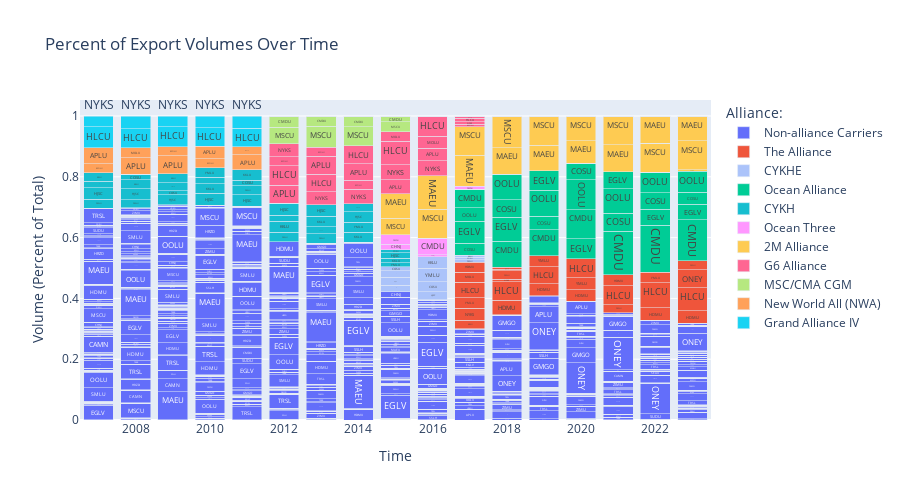

Notebook cell for this chart:
### Code cell
df = (
    main_lf
    #group by alliance, scac, and year
    .group_by('alliance', 'scac', 'year')
    .agg(pl.col('teus').sum())
    #get proportion 
    .with_columns((pl.col('teus')/pl.col('teus').sum().over('year')).alias('prop_volume'))
    .collect()
)

#plot
fig = px.bar(
    df, x='year', y='prop_volume',
    color='alliance',
    text='scac', 
    barmode='stack',  
    title='Percent of Export Volumes Over Time',
    width=900,
    height=500,
    color_discrete_map={
        'Non-alliance Carriers':'#636EFA',
        'The Alliance':'#EF553B',
        'Ocean Alliance':'#00CC96',
        'CYKHE':'#ABC3FA',
        'New World All (NWA)':'#FFA15A',
        'Grand Alliance IV':'#19D3F3',
        'G6 Alliance':'#FF6692',
        'MSC/CMA CGM':'#B6E880',
        '2M Alliance':'#FECB52',
        'Ocean Three':'#FF97FF',
        'CYKH':'#17BECF',
    },
    labels={
        'alliance':'Alliance:',
        'prop_volume':'Volume (Percent of Total)',
        'year':'Time'
    },
    category_orders={
        'alliance':[
            'Non-alliance Carriers', 'The Alliance', 'CYKHE', 'Ocean Alliance',  
            'CYKH', 'Ocean Three', '2M Alliance', 'G6 Alliance', 'MSC/CMA CGM', 'New World All (NWA)', 'Grand Alliance IV'
        ]
    }
    )

fig.show()

### Figure 1 — Plotly figure (JSON) as saved in the notebook; plotly's stock layout.template omitted (floating-point values rounded to 4 significant figures; data arrays with more than 128 entries replaced by an {"elided": "..."} marker saying what was removed)
{"data": [{"alignmentgroup": "True", "hovertemplate": "Alliance:=Non-alliance Carriers<br>Time=%{x}<br>Volume (Percent of Total)=%{y}<br>scac=%{text}<extra></extra>", "legendgroup": "Non-alliance Carriers", "marker": {"color": "#636EFA", "pattern": {"shape": ""}}, "name": "Non-alliance Carriers", "offsetgroup": "Non-alliance Carriers", "orientation": "v", "showlegend": true, "text": {"elided": "2763 str values"}, "textposition": "auto", "type": "bar", "x": {"elided": "2763 int values"}, "xaxis": "x", "y": {"elided": "2763 float values"}, "yaxis": "y"}, {"alignmentgroup": "True", "hovertemplate": "Alliance:=The Alliance<br>Time=%{x}<br>Volume (Percent of Total)=%{y}<br>scac=%{text}<extra></extra>", "legendgroup": "The Alliance", "marker": {"color": "#EF553B", "pattern": {"shape": ""}}, "name": "The Alliance", "offsetgroup": "The Alliance", "orientation": "v", "showlegend": true, "text": ["NYKS", "KKLU", "HDMU", "KKLU", "KKLU", "KKLU", "HDMU", "NYKS", "MOLU", "MOLU", "HDMU", "MOLU", "KKLU", "KKLU", "KKLU", "NYKS", "HDMU", "HLCU", "MOLU", "KKLU", "KKLU", "YMLU", "KKLU", "NYKS", "MOLU", "MOLU", "NYKS", "HLCU", "NYKS", "HDMU", "MOLU", "YMLU", "HLCU", "MOLU", "HLCU", "NYKS", "NYKS", "NYKS", "NYKS", "MOLU", "YMLU", "ONEY", "HDMU", "NYKS", "HDMU", "HLCU", "YMLU", "KKLU", "MOLU", "HLCU", "KKLU", "HDMU", "NYKS", "YMLU", "MOLU", "MOLU", "KKLU", "KKLU", "YMLU", "HLCU", "NYKS", "HLCU", "HDMU", "HDMU", "YMLU", "MOLU", "MOLU", "MOLU", "YMLU", "NYKS", "KKLU"], "textposition": "auto", "type": "bar", "x": [2021, 2009, 2020, 2014, 2021, 2017, 2023, 2012, 2023, 2022, 2010, 2009, 2019, 2011, 2023, 2015, 2018, 2018, 2019, 2012, 2013, 2021, 2015, 2022, 2011, 2007, 2017, 2021, 2014, 2019, 2008, 2017, 2019, 2021, 2023, 2008, 2020, 2009, 2018, 2016, 2018, 2023, 2022, 2016, 2014, 2017, 2023, 2010, 2017, 2022, 2016, 2015, 2023, 2020, 2012, 2013, 2020, 2022, 2015, 2020, 2019, 2016, 2017, 2021, 2022, 2018, 2020, 2015, 2019, 2010, 2018], "xaxis": "x", "y": [0.0002862, 4.522e-07, 0.03831, 3.384e-06, 0.0002078, 0.02765, 0.04029, 8.111e-07, 0.0001199, 0.0003634, 9.415e-07, 4.522e-07, 0.0001802, 1.3e-06, 8.898e-05, 4.33e-07, 0.0466, 0.06131, 1.736e-05, 2.839e-06, 3.433e-06, 0.02685, 6.495e-07, 0.0001414, 1.3e-06, 1.87e-06, 0.03982, 0.06118, 5.206e-06, 0.03927, 4.024e-07, 0.0338, 0.05694, 0.0004176, 0.07615, 8.048e-07, 0.0002659, 4.522e-07, 0.008217, 5.177e-06, 0.02772, 0.05907, 0.03982, 4.314e-07, 2.603e-07, 0.05203, 0.02994, 3.766e-06, 0.03259, 0.08349, 2.157e-07, 4.33e-07, 7.753e-05, 0.03842, 8.111e-07, 9.362e-07, 0.0001851, 0.0001877, 1.202e-06, 0.06233, 0.0003062, 5.088e-06, 0.03272, 0.03584, 0.03399, 0.006193, 1.881e-05, 1.949e-06, 0.03613, 2.354e-06, 0.006572], "yaxis": "y"}, {"alignmentgroup": "True", "hovertemplate": "Alliance:=CYKHE<br>Time=%{x}<br>Volume (Percent of Total)=%{y}<br>scac=%{text}<extra></extra>", "legendgroup": "CYKHE", "marker": {"color": "#ABC3FA", "pattern": {"shape": ""}}, "name": "CYKHE", "offsetgroup": "CYKHE", "orientation": "v", "showlegend": true, "text": ["YMLU", "KKLU", "KKLU", "YMLU", "COSU", "KKLU", "KKLU", "HJSC", "KKLU", "HJSC", "KKLU", "YMLU", "YMLU", "COSU", "KKLU", "YMLU", "COSU", "KKLU", "KKLU", "KKLU", "KKLU"], "textposition": "auto", "type": "bar", "x": [2017, 2014, 2012, 2019, 2017, 2015, 2023, 2015, 2013, 2016, 2011, 2014, 2015, 2016, 2010, 2016, 2015, 2019, 2017, 2016, 2021], "xaxis": "x", "y": [0.008401, 1.041e-06, 4.461e-06, 1.023e-07, 0.007879, 0.02139, 2.744e-07, 0.02634, 3.121e-07, 0.02717, 1.733e-06, 2.603e-07, 0.02059, 0.03306, 1.036e-05, 0.04423, 0.013, 1.036e-06, 0.006996, 0.03804, 2.789e-07], "yaxis": "y"}, {"alignmentgroup": "True", "hovertemplate": "Alliance:=Ocean Alliance<br>Time=%{x}<br>Volume (Percent of Total)=%{y}<br>scac=%{text}<extra></extra>", "legendgroup": "Ocean Alliance", "marker": {"color": "#00CC96", "pattern": {"shape": ""}}, "name": "Ocean Alliance", "offsetgroup": "Ocean Alliance", "orientation": "v", "showlegend": true, "text": ["CMDU", "CMDU", "CMDU", "EGLV", "COSU", "OOLU", "CMDU", "CMDU", "COSU", "CMDU", "CMDU", "EGLV", "EGLV", "COSU", "CMDU", "CMDU", "OOLU", "EGLV", "COSU", "OOLU", "COSU", "COSU", "CMDU", "COSU", "OOLU", "EGLV", "OOLU", "CMDU", "EGLV", "EGLV", "COSU", "OOLU", "OOLU", "OOLU", "CMDU"], "textposition": "auto", "type": "bar", "x": [2008, 2022, 2011, 2022, 2016, 2015, 2021, 2018, 2017, 2014, 2019, 2020, 2018, 2021, 2016, 2020, 2021, 2017, 2022, 2020, 2018, 2020, 2023, 2019, 2019, 2019, 2018, 2013, 2021, 2023, 2023, 2017, 2023, 2022, 2017], "xaxis": "x", "y": [8.048e-07, 0.1537, 4.333e-07, 0.053, 1.043e-06, 2.165e-07, 0.1435, 0.08396, 0.0395, 3.631e-07, 0.08484, 0.06711, 0.0798, 0.05971, 4.314e-07, 0.09431, 0.07965, 0.07162, 0.05525, 0.09857, 0.05717, 0.05556, 0.134, 0.04401, 0.08654, 0.0643, 0.08415, 6.242e-07, 0.05714, 0.0509, 0.0403, 0.04503, 0.06902, 0.06675, 0.06012], "yaxis": "y"}, {"alignmentgroup": "True", "hovertemplate": "Alliance:=CYKH<br>Time=%{x}<br>Volume (Percent of Total)=%{y}<br>scac=%{text}<extra></extra>", "legendgroup": "CYKH", "marker": {"color": "#17BECF", "pattern": {"shape": ""}}, "name": "CYKH", "offsetgroup": "CYKH", "orientation": "v", "showlegend": true, "text": ["YMLU", "HJSC", "YMLU", "HJSC", "YMLU", "YMLU", "COSU", "KKLU", "YMLU", "HJSC", "YMLU", "KKLU", "HJSC", "YMLU", "COSU", "COSU", "COSU", "YMLU", "COSU", "YMLU", "HJSC", "YMLU", "KKLU", "HJSC", "KKLU", "YMLU", "HJSC", "KKLU", "YMLU", "KKLU", "KKLU", "KKLU", "COSU", "COSU", "COSU", "KKLU", "KKLU", "HJSC", "COSU", "HJSC", "YMLU", "KKLU", "KKLU", "COSU"], "textposition": "auto", "type": "bar", "x": [2007, 2009, 2013, 2011, 2015, 2011, 2013, 2014, 2012, 2010, 2008, 2012, 2007, 2014, 2009, 2012, 2016, 2022, 2007, 2016, 2014, 2009, 2015, 2008, 2009, 2017, 2015, 2007, 2020, 2021, 2010, 2013, 2011, 2010, 2015, 2016, 2008, 2012, 2008, 2013, 2010, 2011, 2017, 2014], "xaxis": "x", "y": [0.02894, 0.0328, 0.03124, 0.03791, 0.01376, 0.03038, 0.02321, 0.0337, 0.03093, 0.03882, 0.02712, 0.03609, 0.0385, 0.03215, 0.01426, 0.02009, 1.703e-06, 5.408e-07, 0.02073, 8.359e-07, 0.03517, 0.02657, 0.01464, 0.03525, 0.02914, 7.562e-06, 0.01856, 0.02825, 4.433e-07, 5.579e-07, 0.03251, 0.0342, 0.01805, 0.01997, 0.00993, 9.173e-06, 0.02953, 0.03878, 0.01836, 0.03761, 0.03254, 0.03375, 3.541e-06, 0.02645], "yaxis": "y"}, {"alignmentgroup": "True", "hovertemplate": "Alliance:=Ocean Three<br>Time=%{x}<br>Volume (Percent of Total)=%{y}<br>scac=%{text}<extra></extra>", "legendgroup": "Ocean Three", "marker": {"color": "#FF97FF", "pattern": {"shape": ""}}, "name": "Ocean Three", "offsetgroup": "Ocean Three", "orientation": "v", "showlegend": true, "text": ["UABS", "CHNJ", "CHNJ", "CMDU", "CHNJ", "CMDU", "CMDU", "CMDU", "UABS", "UABS", "CMDU", "CMDU", "CMDU"], "textposition": "auto", "type": "bar", "x": [2015, 2015, 2017, 2020, 2016, 2019, 2022, 2016, 2016, 2017, 2015, 2018, 2017], "xaxis": "x", "y": [1.058e-05, 0.01658, 1.216e-06, 6.65e-07, 0.005898, 1.437e-05, 2.356e-06, 0.05504, 0.0001775, 0.0005117, 0.03129, 4.628e-05, 0.009852], "yaxis": "y"}, {"alignmentgroup": "True", "hovertemplate": "Alliance:=2M Alliance<br>Time=%{x}<br>Volume (Percent of Total)=%{y}<br>scac=%{text}<extra></extra>", "legendgroup": "2M Alliance", "marker": {"color": "#FECB52", "pattern": {"shape": ""}}, "name": "2M Alliance", "offsetgroup": "2M Alliance", "orientation": "v", "showlegend": true, "text": ["MSCU", "SUDU", "MAEU", "MAEU", "SUDU", "MSCU", "MAEU", "MSCU", "MSCU", "SUDU", "MSCU", "MSCU", "MAEU", "MAEU", "SUDU", "MAEU", "MSCU", "MAEU", "MAEU", "MSCU", "MAEU", "MSCU", "MAEU", "MSCU", "MAEU"], "textposition": "auto", "type": "bar", "x": [2022, 2023, 2020, 2009, 2011, 2020, 2021, 2023, 2015, 2022, 2007, 2021, 2012, 2023, 2021, 2022, 2016, 2017, 2019, 2019, 2018, 2017, 2016, 2018, 2015], "xaxis": "x", "y": [0.09605, 0.004641, 0.07417, 9.045e-07, 4.333e-07, 0.08058, 0.08759, 0.09559, 0.05447, 3.203e-06, 4.675e-07, 0.0951, 1.217e-06, 0.08126, 1.982e-06, 0.08899, 0.09398, 0.1029, 0.08345, 0.09589, 0.0878, 0.09314, 0.1114, 0.1038, 0.08175], "yaxis": "y"}, {"alignmentgroup": "True", "hovertemplate": "Alliance:=G6 Alliance<br>Time=%{x}<br>Volume (Percent of Total)=%{y}<br>scac=%{text}<extra></extra>", "legendgroup": "G6 Alliance", "marker": {"color": "#FF6692", "pattern": {"shape": ""}}, "name": "G6 Alliance", "offsetgroup": "G6 Alliance", "orientation": "v", "showlegend": true, "text": ["NYKS", "MOLU", "NYKS", "HLCU", "NYKS", "NYKS", "MOLU", "NYKS", "APLU", "HLCU", "MOLU", "APLU", "NYKS", "MOLU", "MOLU", "APLU", "NYKS", "APLU", "APLU", "APLU", "HLCU", "MOLU", "NYKS", "MOLU", "MOLU", "APLU", "APLU", "NYKS", "MOLU", "MOLU", "MOLU", "MOLU", "HLCU", "APLU", "HLCU", "APLU", "NYKS", "NYKS", "NYKS", "HLCU", "MOLU", "HLCU", "NYKS", "MOLU", "NYKS", "APLU", "MOLU"], "textposition": "auto", "type": "bar", "x": [2014, 2019, 2013, 2013, 2022, 2008, 2009, 2019, 2022, 2010, 2011, 2015, 2015, 2014, 2008, 2014, 2016, 2018, 2013, 2012, 2012, 2017, 2018, 2018, 2012, 2019, 2016, 2009, 2021, 2010, 2007, 2016, 2015, 2021, 2014, 2020, 2012, 2011, 2017, 2017, 2013, 2016, 2021, 2015, 2023, 2017, 2020], "xaxis": "x", "y": [0.04729, 1.555e-06, 0.04317, 0.05813, 2.163e-06, 2.414e-06, 1.357e-06, 1.814e-06, 5.231e-06, 4.707e-07, 2.6e-06, 0.04473, 0.05083, 0.03015, 2.012e-06, 0.05398, 0.04856, 9.506e-07, 0.05835, 0.0595, 0.06471, 0.00774, 1.739e-05, 1.338e-06, 0.02947, 4.909e-06, 0.04154, 8.14e-06, 3.068e-06, 3.295e-06, 4.675e-07, 0.03952, 0.07585, 3.964e-06, 0.0589, 1.856e-06, 0.04253, 1.256e-05, 0.008813, 0.01179, 0.02989, 0.06638, 1.674e-06, 0.0326, 5.489e-07, 0.006795, 8.422e-07], "yaxis": "y"}, {"alignmentgroup": "True", "hovertemplate": "Alliance:=MSC/CMA CGM<br>Time=%{x}<br>Volume (Percent of Total)=%{y}<br>scac=%{text}<extra></extra>", "legendgroup": "MSC/CMA CGM", "marker": {"color": "#B6E880", "pattern": {"shape": ""}}, "name": "MSC/CMA CGM", "offsetgroup": "MSC/CMA CGM", "orientation": "v", "showlegend": true, "text": ["MSCU", "CMDU", "CMDU", "CMDU", "MSCU", "CMDU", "MSCU", "CMDU", "MSCU", "CMDU", "CMDU", "CMDU", "CMDU", "CMDU", "CMDU", "MSCU", "CMDU"], "textposition": "auto", "type": "bar", "x": [2013, 2011, 2021, 2010, 2015, 2018, 2014, 2013, 2016, 2023, 2017, 2014, 2015, 2020, 2019, 2012, 2012], "xaxis": "x", "y": [0.0685, 4.333e-07, 3.083e-06, 4.707e-07, 0.03151, 1.771e-05, 0.06347, 0.03432, 1.788e-06, 1.733e-06, 1.985e-06, 0.03478, 0.01963, 4.211e-06, 6.265e-06, 0.05445, 0.03636], "yaxis": "y"}, {"alignmentgroup": "True", "hovertemplate": "Alliance:=New World All (NWA)<br>Time=%{x}<br>Volume (Percent of Total)=%{y}<br>scac=%{text}<extra></extra>", "legendgroup": "New World All (NWA)", "marker": {"color": "#FFA15A", "pattern": {"shape": ""}}, "name": "New World All (NWA)", "offsetgroup": "New World All (NWA)", "orientation": "v", "showlegend": true, "text": ["APLU", "APLU", "MOLU", "MOLU", "APLU", "APLU", "MOLU", "MOLU", "MOLU", "MOLU", "MOLU", "MOLU", "APLU", "MOLU", "APLU", "APLU", "MOLU", "MOLU", "APLU", "MOLU", "APLU", "APLU", "APLU", "MOLU", "MOLU", "APLU", "MOLU"], "textposition": "auto", "type": "bar", "x": [2020, 2019, 2007, 2012, 2008, 2009, 2009, 2010, 2020, 2017, 2018, 2016, 2014, 2008, 2011, 2012, 2014, 2019, 2007, 2011, 2022, 2016, 2010, 2021, 2015, 2017, 2013], "xaxis": "x", "y": [6.65e-07, 3.324e-07, 0.02943, 2.839e-05, 0.05536, 0.05914, 0.02975, 0.02927, 3.088e-06, 8.874e-07, 1.605e-06, 8.629e-07, 3.48e-06, 0.03201, 0.04926, 4.867e-06, 2.863e-06, 2.591e-07, 0.05235, 0.0263, 2.135e-07, 3.577e-06, 0.04099, 4.184e-06, 1.083e-06, 8.758e-07, 5.93e-06], "yaxis": "y"}, {"alignmentgroup": "True", "hovertemplate": "Alliance:=Grand Alliance IV<br>Time=%{x}<br>Volume (Percent of Total)=%{y}<br>scac=%{text}<extra></extra>", "legendgroup": "Grand Alliance IV", "marker": {"color": "#19D3F3", "pattern": {"shape": ""}}, "name": "Grand Alliance IV", "offsetgroup": "Grand Alliance IV", "orientation": "v", "showlegend": true, "text": ["NYKS", "HLCU", "HLCU", "NYKS", "NYKS", "HLCU", "NYKS", "HLCU", "NYKS", "NYKS", "MALA", "NYKS", "NYKS", "NYKS", "HLCU", "NYKS", "HLCU", "NYKS", "NYKS", "HLCU"], "textposition": "auto", "type": "bar", "x": [2014, 2011, 2008, 2011, 2012, 2012, 2015, 2010, 2018, 2010, 2009, 2013, 2017, 2008, 2009, 2009, 2007, 2007, 2016, 2015], "xaxis": "x", "y": [2.603e-07, 0.06105, 0.06323, 0.04035, 8.111e-06, 3.245e-06, 4.33e-07, 0.05998, 5.351e-07, 0.03939, 1.854e-05, 9.05e-06, 4.437e-07, 0.04127, 0.06596, 0.03498, 0.06841, 0.03608, 1.726e-06, 3.419e-07], "yaxis": "y"}], "layout": {"barmode": "stack", "height": 500, "legend": {"title": {"text": "Alliance:"}, "tracegroupgap": 0}, "title": {"text": "Percent of Export Volumes Over Time"}, "width": 900, "xaxis": {"anchor": "y", "domain": [0, 1], "title": {"text": "Time"}}, "yaxis": {"anchor": "x", "domain": [0, 1], "title": {"text": "Volume (Percent of Total)"}}}}
